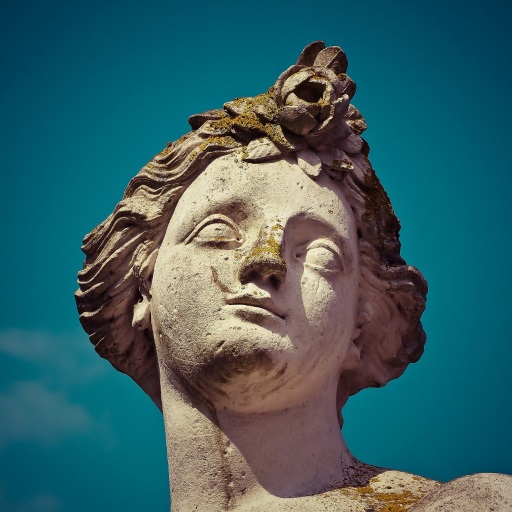
#> input picture Assignment 2/Source/documents/input/Head.jpg, 512 x 512 px
$ python palette.py
#> lines starting #> are read from the running program, lines starting #| are printed output that depends on the picture
# Solution for the Home Assignment 2.
# Student:    Danis Alukaev
# Group:      BS19-02
# Student ID: 19BS551

import skimage.segmentation as seg
import skimage.color as skcolor
from PIL import Image
import numpy as np


def get_palette(image_path, clusters=200):
    """
    Method that generate color palette for the original image.
    The image is clustered and average pixel value for each cluster is saved.
    :return: list of colors.
    """
#> called with image_path = '../../documents/input/Head.jpg', clusters = 200
    image = np.asarray(Image.open(image_path), dtype=np.int32)
    # translate color to 0..1 RGB scale
    scaled = image / 255

    # cluster source image and restore it from the labels
    labels = seg.slic(scaled, start_label=0, n_segments=clusters)
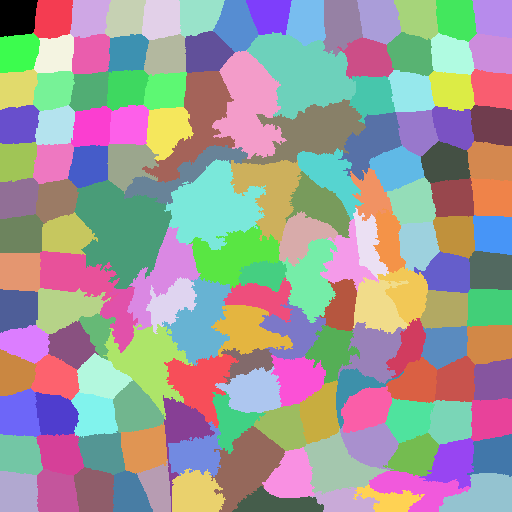
#> labels: shape (512, 512) int64; 150 distinct labels, from 0 to 149; one colour per label, 0 black
    clustered = skcolor.label2rgb(labels, scaled, bg_label=-1, kind='avg')
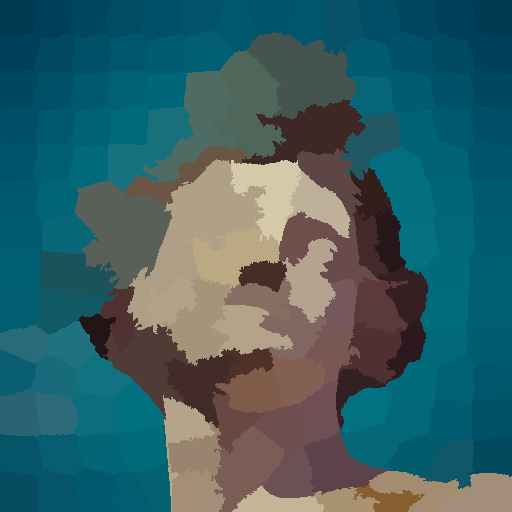
#> clustered: shape (512, 512, 3) float64; mean R, G, B 0.218, 0.381, 0.401

    # convert ot 8 bit format
    clustered = np.ceil(clustered * 255)
    clustered = clustered.astype(np.uint8)

    file_name = image_path.split('/')[-1][:-4]
    # save restored image
    Image.fromarray(clustered).save(f'output/{file_name} - clustered.jpg')

    # initialize list for palette
    palette = []
    # initialize starting index
    current_label = -1
    height, width = image.shape[:2]
#> height = 512; width = 512

    # add color of pixel if its segment was not processed
    for i in range(height):
        for j in range(width):
            if labels[i, j] > current_label:
                current_label = labels[i, j]
                color = tuple(clustered[i, j])
                # update palette
                if color not in palette:
                    palette.append(color)
#> after the loop, color = (170, 148, 116); current_label = 149; palette = 138 items, first 6: (1, 58, 83), (1, 64, 90), (1, 71, 96), (1, 77, 100), (1, 81, 105), (1, 84, 107)
    return palette


# set path to the image
PATH_TO_IMAGE = "../../documents/input/Head.jpg"
palette = get_palette(PATH_TO_IMAGE)
# copy the output and create new palette in config.py
print(palette)
#> (printed output is left out)
